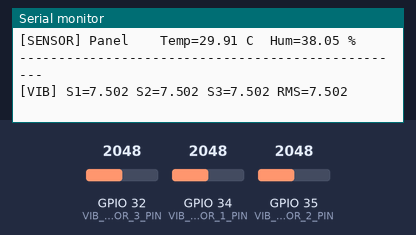
The sketch below on a simulated ESP32. Shown: the last lines printed to the serial monitor. The test bench sets the inputs (shaded band); at power-on: GPIO 32 (VIB_SENSOR_3_PIN) = 2048, GPIO 34 (VIB_SENSOR_1_PIN) = 2048, GPIO 35 (VIB_SENSOR_2_PIN) = 2048. WiFi joins after 1.5 s; servers stay silent unless stated; uploads are accepted with an empty reply; random numbers use the default seed unless the sketch sets one.

Above: at 3.4 s.
3.5 s: GPIO 32 (VIB_SENSOR_3_PIN) set to 2866
At 4.8 s:
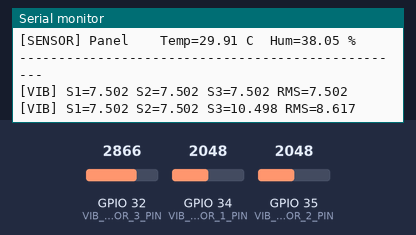
5.0 s: GPIO 34 (VIB_SENSOR_1_PIN) set to 2866
At 6.2 s:
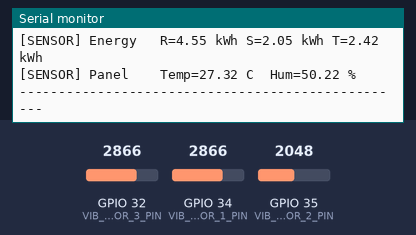
6.5 s: GPIO 35 (VIB_SENSOR_2_PIN) set to 2866
At 7.8 s:
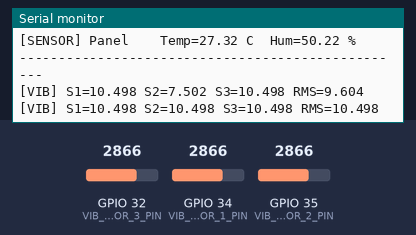
8.0 s: GPIO 32 (VIB_SENSOR_3_PIN) set to 3972
At 9.4 s:
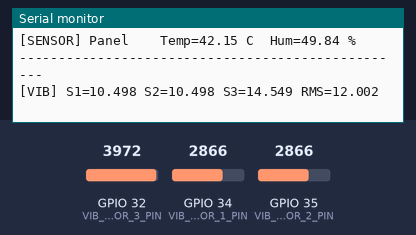
9.5 s: GPIO 34 (VIB_SENSOR_1_PIN) set to 3972
At 10.7 s:
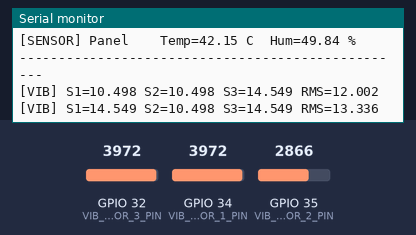
11.0 s: GPIO 35 (VIB_SENSOR_2_PIN) set to 3972
At 13.1 s:
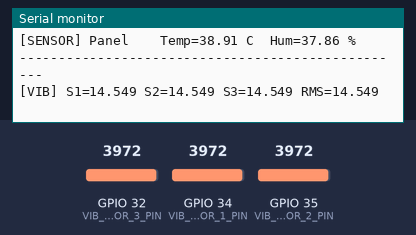
Timing chart, 0 to 13.5 s (numbered marks = the images above; inputs shaded):
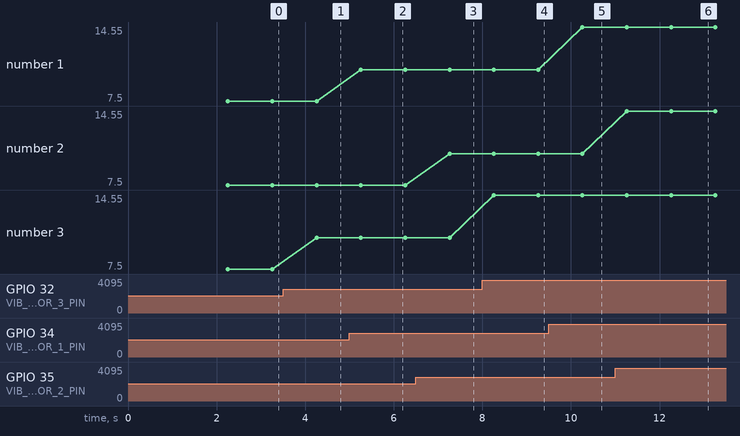

The sketch:

oee_full_system.ino
```cpp
/*
 * OEE Full System - ESP32 Arduino Code
 * Project: OEE Monitoring System for Hwacheon CNC Factory
 * Device: ESP32
 *
 * REQUIRED LIBRARIES (install via Arduino Library Manager):
 * - WiFi.h        : Built-in ESP32 library
 * - HTTPClient.h  : Built-in ESP32 library
 * - ArduinoJson.h : Install "ArduinoJson" by Benoit Blanchon (v6.x or v7.x)
 */

#include <WiFi.h>
#include <HTTPClient.h>
#include <ArduinoJson.h>

// =============================================================
//  CONFIGURATION SECTION - Edit these values as needed
// =============================================================

// WiFi credentials
const char* SSID     = "ONE-YADIN";
const char* PASSWORD = "Ramnay014#";

// Static IP configuration
IPAddress LOCAL_IP(192, 168, 183, 167);
// Gateway / Subnet / DNS will be obtained via DHCP first;
// if DHCP fails, fallback static values below are used.
IPAddress FALLBACK_GATEWAY(192, 168, 183, 1);
IPAddress FALLBACK_SUBNET(255, 255, 255, 0);
IPAddress FALLBACK_DNS(8, 8, 8, 8);

// Device identity
const char* DEVICE_ID       = "ESP32-OEE-001";
const char* FIRMWARE_VERSION = "1.0.0";

// Server base URL (no trailing slash)
const char* SERVER_BASE = "http://oee-monitoring.yadin.com";

// Timing intervals (milliseconds)
const unsigned long SEND_INTERVAL      = 3000;   // sensor data
const unsigned long VIBRATION_INTERVAL = 1000;   // vibration data
const unsigned long HEARTBEAT_INTERVAL = 30000;  // heartbeat
const unsigned long WIFI_TIMEOUT_MS    = 15000;  // WiFi connect timeout
const unsigned long WIFI_RETRY_BASE_MS = 2000;   // base backoff delay

// Vibration sensor analog pins
const int VIB_SENSOR_1_PIN = 34;
const int VIB_SENSOR_2_PIN = 35;
const int VIB_SENSOR_3_PIN = 32;

// Number of ADC samples per RMS calculation
const int VIB_SAMPLES = 100;

// ADC full scale -> mm/s mapping
const float ADC_MAX      = 4095.0f;
const float VIB_MAX_MMS  = 15.0f;

// machine_id this device monitors (must exist in DB)
const int MACHINE_ID = 1;

// =============================================================
//  GLOBAL STATE
// =============================================================

unsigned long lastSensorSend    = 0;
unsigned long lastVibrationSend = 0;
unsigned long lastHeartbeat     = 0;
unsigned long wifiRetryDelay    = WIFI_RETRY_BASE_MS;

String macAddress = "";

// =============================================================
//  FUNCTION DECLARATIONS
// =============================================================

bool  connectWiFi();
void  registerDevice();
bool  sendSensorData(float vr, float vs, float vt,
                     float ar, float as_, float at,
                     float fr, float fs, float ft,
                     float er, float es, float et,
                     float temp, float hum);
bool  sendVibrationData(float s1, float s2, float s3);
void  sendHeartbeat();
float readVibrationRMS(int pin, int samples);
float calcRmsOverall(float s1, float s2, float s3);
void  printStatus(float vr, float vs, float vt,
                  float ar, float as_, float at,
                  float fr, float fs, float ft,
                  float er, float es, float et,
                  float temp, float hum);

// =============================================================
//  SETUP
// =============================================================

void setup() {
  Serial.begin(115200);
  delay(500);

  Serial.println(F("=============================================="));
  Serial.println(F("  OEE Monitoring System - ESP32 Firmware"));
  Serial.print(F("  Device ID : ")); Serial.println(DEVICE_ID);
  Serial.print(F("  Firmware  : ")); Serial.println(FIRMWARE_VERSION);
  Serial.println(F("=============================================="));

  // Configure analog pins as input
  pinMode(VIB_SENSOR_1_PIN, INPUT);
  pinMode(VIB_SENSOR_2_PIN, INPUT);
  pinMode(VIB_SENSOR_3_PIN, INPUT);

  // Seed random with analog noise
  randomSeed(analogRead(33) + analogRead(36));

  if (connectWiFi()) {
    macAddress = WiFi.macAddress();
    Serial.print(F("[WiFi] MAC Address : ")); Serial.println(macAddress);
    Serial.print(F("[WiFi] IP Address  : ")); Serial.println(WiFi.localIP());
    registerDevice();
  } else {
    Serial.println(F("[WiFi] ERROR: Could not connect. Will retry in loop."));
  }
}

// =============================================================
//  MAIN LOOP
// =============================================================

void loop() {
  unsigned long now = millis();

  // --- WiFi watchdog ---
  if (WiFi.status() != WL_CONNECTED) {
    Serial.println(F("[WiFi] Disconnected. Attempting reconnect..."));
    if (!connectWiFi()) {
      // Exponential backoff, cap at 60 s
      wifiRetryDelay = min(wifiRetryDelay * 2, (unsigned long)60000);
      Serial.print(F("[WiFi] Retry in "));
      Serial.print(wifiRetryDelay / 1000);
      Serial.println(F(" s"));
      delay(wifiRetryDelay);
      return;
    }
    wifiRetryDelay = WIFI_RETRY_BASE_MS; // reset backoff on success
    macAddress = WiFi.macAddress();
    registerDevice();
  }

  // --- Sensor data transmission ---
  if (now - lastSensorSend >= SEND_INTERVAL) {
    lastSensorSend = now;

    // Simulated realistic sensor values (replace with real sensor reads)
    float vr   = random(21000, 23000) / 100.0f;   // 210.00 – 230.00 V
    float vs   = random(21000, 23000) / 100.0f;
    float vt   = random(21000, 23000) / 100.0f;
    float ar   = random(800,  1500)   / 100.0f;   // 8.00 – 15.00 A
    float as_  = random(800,  1500)   / 100.0f;
    float at   = random(800,  1500)   / 100.0f;
    float fr   = random(4980, 5020)   / 100.0f;   // 49.80 – 50.20 Hz
    float fs   = random(4980, 5020)   / 100.0f;
    float ft   = random(4980, 5020)   / 100.0f;
    float er   = random(100,  500)    / 100.0f;   // 1.00 – 5.00 kWh
    float es   = random(100,  500)    / 100.0f;
    float et   = random(100,  500)    / 100.0f;
    float temp = random(2500, 4500)   / 100.0f;   // 25.00 – 45.00 °C
    float hum  = random(3000, 8000)   / 100.0f;   // 30.00 – 80.00 %

    printStatus(vr, vs, vt, ar, as_, at, fr, fs, ft, er, es, et, temp, hum);
    sendSensorData(vr, vs, vt, ar, as_, at, fr, fs, ft, er, es, et, temp, hum);
  }

  // --- Vibration data transmission ---
  if (now - lastVibrationSend >= VIBRATION_INTERVAL) {
    lastVibrationSend = now;

    float s1 = readVibrationRMS(VIB_SENSOR_1_PIN, VIB_SAMPLES);
    float s2 = readVibrationRMS(VIB_SENSOR_2_PIN, VIB_SAMPLES);
    float s3 = readVibrationRMS(VIB_SENSOR_3_PIN, VIB_SAMPLES);

    Serial.print(F("[VIB] S1="));  Serial.print(s1,  3);
    Serial.print(F(" S2="));       Serial.print(s2,  3);
    Serial.print(F(" S3="));       Serial.print(s3,  3);
    Serial.print(F(" RMS="));      Serial.println(calcRmsOverall(s1, s2, s3), 3);

    sendVibrationData(s1, s2, s3);
  }

  // --- Heartbeat ---
  if (now - lastHeartbeat >= HEARTBEAT_INTERVAL) {
    lastHeartbeat = now;
    sendHeartbeat();
  }
}

// =============================================================
//  connectWiFi
//  Returns true if connected successfully.
//  Tries DHCP first; if DHCP does not assign an address within
//  the timeout, forces the configured static IP.
// =============================================================

bool connectWiFi() {
  Serial.print(F("[WiFi] Connecting to "));
  Serial.println(SSID);

  WiFi.mode(WIFI_STA);
  WiFi.begin(SSID, PASSWORD);

  unsigned long start = millis();
  while (WiFi.status() != WL_CONNECTED && millis() - start < WIFI_TIMEOUT_MS) {
    delay(500);
    Serial.print('.');
  }
  Serial.println();

  if (WiFi.status() == WL_CONNECTED) {
    Serial.println(F("[WiFi] Connected via DHCP."));
    return true;
  }

  // DHCP failed - apply static IP and retry once
  Serial.println(F("[WiFi] DHCP failed. Applying static IP..."));
  WiFi.disconnect();
  delay(500);

  WiFi.config(LOCAL_IP, FALLBACK_GATEWAY, FALLBACK_SUBNET, FALLBACK_DNS);
  WiFi.begin(SSID, PASSWORD);

  start = millis();
  while (WiFi.status() != WL_CONNECTED && millis() - start < WIFI_TIMEOUT_MS) {
    delay(500);
    Serial.print('.');
  }
  Serial.println();

  if (WiFi.status() == WL_CONNECTED) {
    Serial.println(F("[WiFi] Connected with static IP."));
    return true;
  }

  Serial.println(F("[WiFi] Connection failed."));
  return false;
}

// =============================================================
//  registerDevice
//  POST device info to /api/esp32.php?action=register
// =============================================================

void registerDevice() {
  if (WiFi.status() != WL_CONNECTED) return;

  String url = String(SERVER_BASE) + "/api/esp32.php?action=register";

  StaticJsonDocument<256> doc;
  doc["device_id"]        = DEVICE_ID;
  doc["machine_id"]       = MACHINE_ID;
  doc["ip_address"]       = WiFi.localIP().toString();
  doc["mac_address"]      = macAddress;
  doc["firmware_version"] = FIRMWARE_VERSION;

  String payload;
  serializeJson(doc, payload);

  HTTPClient http;
  http.begin(url);
  http.addHeader("Content-Type", "application/json");
  http.setTimeout(5000);

  int code = http.POST(payload);
  if (code > 0) {
    Serial.print(F("[REG] Device registered. HTTP "));
    Serial.println(code);
  } else {
    Serial.print(F("[REG] ERROR: "));
    Serial.println(http.errorToString(code));
  }
  http.end();
}

// =============================================================
//  sendSensorData
//  POST electrical sensor readings to /api/sensors.php?action=insert
// =============================================================

bool sendSensorData(float vr, float vs, float vt,
                    float ar, float as_, float at,
                    float fr, float fs, float ft,
                    float er, float es, float et,
                    float temp, float hum) {
  if (WiFi.status() != WL_CONNECTED) return false;

  String url = String(SERVER_BASE) + "/api/sensors.php?action=insert";

  StaticJsonDocument<512> doc;
  doc["device_id"]  = DEVICE_ID;
  doc["machine_id"] = MACHINE_ID;
  doc["source"]     = "esp";
  doc["v_r"]        = serialized(String(vr,  2));
  doc["v_s"]        = serialized(String(vs,  2));
  doc["v_t"]        = serialized(String(vt,  2));
  doc["a_r"]        = serialized(String(ar,  2));
  doc["a_s"]        = serialized(String(as_, 2));
  doc["a_t"]        = serialized(String(at,  2));
  doc["f_r"]        = serialized(String(fr,  2));
  doc["f_s"]        = serialized(String(fs,  2));
  doc["f_t"]        = serialized(String(ft,  2));
  doc["e_r"]        = serialized(String(er,  2));
  doc["e_s"]        = serialized(String(es,  2));
  doc["e_t"]        = serialized(String(et,  2));
  doc["temp_panel"] = serialized(String(temp, 2));
  doc["hum_panel"]  = serialized(String(hum,  2));

  String payload;
  serializeJson(doc, payload);

  HTTPClient http;
  http.begin(url);
  http.addHeader("Content-Type", "application/json");
  http.setTimeout(5000);

  int code = http.POST(payload);
  bool ok  = (code == 200 || code == 201);

  if (!ok) {
    Serial.print(F("[SENSOR] HTTP error: "));
    Serial.println(code > 0 ? String(code) : http.errorToString(code));
  }
  http.end();
  return ok;
}

// =============================================================
//  sendVibrationData
//  POST vibration readings to /api/vibration.php?action=insert
// =============================================================

bool sendVibrationData(float s1, float s2, float s3) {
  if (WiFi.status() != WL_CONNECTED) return false;

  float rms = calcRmsOverall(s1, s2, s3);

  // Determine status string based on RMS overall
  String status;
  if      (rms < 2.8f)  status = "normal";
  else if (rms < 7.1f)  status = "warning";
  else                   status = "critical";

  String url = String(SERVER_BASE) + "/api/vibration.php?action=insert";

  StaticJsonDocument<256> doc;
  doc["device_id"]   = DEVICE_ID;
  doc["machine_id"]  = MACHINE_ID;
  doc["source"]      = "esp";
  doc["sensor_1"]    = serialized(String(s1,  3));
  doc["sensor_2"]    = serialized(String(s2,  3));
  doc["sensor_3"]    = serialized(String(s3,  3));
  doc["rms_overall"] = serialized(String(rms, 3));
  doc["status"]      = status;

  String payload;
  serializeJson(doc, payload);

  HTTPClient http;
  http.begin(url);
  http.addHeader("Content-Type", "application/json");
  http.setTimeout(5000);

  int code = http.POST(payload);
  bool ok  = (code == 200 || code == 201);

  if (!ok) {
    Serial.print(F("[VIB] HTTP error: "));
    Serial.println(code > 0 ? String(code) : http.errorToString(code));
  }
  http.end();
  return ok;
}

// =============================================================
//  sendHeartbeat
//  POST keep-alive signal to /api/esp32.php?action=heartbeat
// =============================================================

void sendHeartbeat() {
  if (WiFi.status() != WL_CONNECTED) return;

  String url = String(SERVER_BASE) + "/api/esp32.php?action=heartbeat";

  StaticJsonDocument<128> doc;
  doc["device_id"]  = DEVICE_ID;
  doc["machine_id"] = MACHINE_ID;
  doc["ip_address"] = WiFi.localIP().toString();
  doc["rssi"]       = WiFi.RSSI();

  String payload;
  serializeJson(doc, payload);

  HTTPClient http;
  http.begin(url);
  http.addHeader("Content-Type", "application/json");
  http.setTimeout(5000);

  int code = http.POST(payload);
  if (code > 0) {
    Serial.print(F("[HB] Heartbeat sent. HTTP "));
    Serial.print(code);
    Serial.print(F("  RSSI="));
    Serial.print(WiFi.RSSI());
    Serial.println(F(" dBm"));
  } else {
    Serial.print(F("[HB] ERROR: "));
    Serial.println(http.errorToString(code));
  }
  http.end();
}

// =============================================================
//  readVibrationRMS
//  Read <samples> ADC values from <pin>, compute RMS,
//  then scale from ADC range (0-4095) to mm/s (0-VIB_MAX_MMS).
// =============================================================

float readVibrationRMS(int pin, int samples) {
  double sumSq = 0.0;
  for (int i = 0; i < samples; i++) {
    int raw = analogRead(pin);           // 0 – 4095
    sumSq += (double)raw * (double)raw;
  }
  float rmsAdc = sqrt(sumSq / samples); // RMS in ADC counts
  // Scale to mm/s
  float mmPerS = (rmsAdc / ADC_MAX) * VIB_MAX_MMS;
  return mmPerS;
}

// =============================================================
//  calcRmsOverall
//  Combine three axis RMS values into one scalar.
// =============================================================

float calcRmsOverall(float s1, float s2, float s3) {
  return sqrt((s1 * s1 + s2 * s2 + s3 * s3) / 3.0f);
}

// =============================================================
//  printStatus
//  Pretty-print all sensor values to Serial.
// =============================================================

void printStatus(float vr, float vs, float vt,
                 float ar, float as_, float at,
                 float fr, float fs, float ft,
                 float er, float es, float et,
                 float temp, float hum) {
  Serial.println(F("--------------------------------------------------"));
  Serial.print(F("[SENSOR] Voltage  R="));  Serial.print(vr,  2);
  Serial.print(F(" V  S="));               Serial.print(vs,  2);
  Serial.print(F(" V  T="));               Serial.print(vt,  2);
  Serial.println(F(" V"));

  Serial.print(F("[SENSOR] Current  R="));  Serial.print(ar,  2);
  Serial.print(F(" A  S="));               Serial.print(as_, 2);
  Serial.print(F(" A  T="));               Serial.print(at,  2);
  Serial.println(F(" A"));

  Serial.print(F("[SENSOR] Freq     R="));  Serial.print(fr,  2);
  Serial.print(F(" Hz S="));              Serial.print(fs,  2);
  Serial.print(F(" Hz T="));              Serial.print(ft,  2);
  Serial.println(F(" Hz"));

  Serial.print(F("[SENSOR] Energy   R="));  Serial.print(er,  2);
  Serial.print(F(" kWh S="));             Serial.print(es,  2);
  Serial.print(F(" kWh T="));             Serial.print(et,  2);
  Serial.println(F(" kWh"));

  Serial.print(F("[SENSOR] Panel    Temp="));  Serial.print(temp, 2);
  Serial.print(F(" C  Hum="));                 Serial.print(hum,  2);
  Serial.println(F(" %"));
  Serial.println(F("--------------------------------------------------"));
}
```

Measured:
- after the input at 3.5 s, the serial monitor: prints a new line after 0.76 s (image 1)
- after the input at 5.0 s, the serial monitor: prints a new line after 0.26 s (image 2)
- after the input at 6.5 s, the serial monitor: prints a new line after 0.76 s (image 3)
- after the input at 8.0 s, the serial monitor: prints a new line after 0.26 s (image 4)
- after the input at 9.5 s, the serial monitor: prints a new line after 0.76 s (image 5)
- after the input at 11.0 s, the serial monitor: prints a new line after 0.26 s (image 6)
- plotted number 3: 7.5 → 10.5 after the input at 3.5 s, 10.5 → 14.55 after the input at 8.0 s
